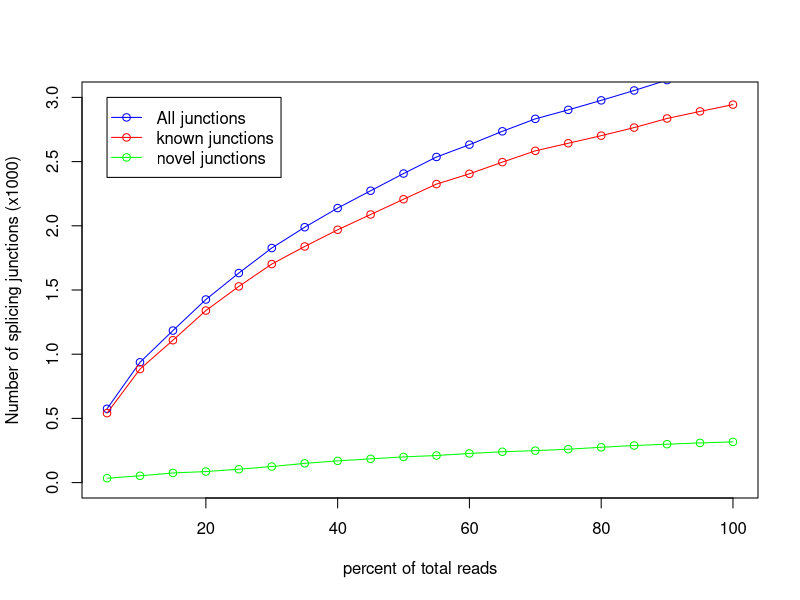

Here is the R script that generated this plot:
pdf('test.junctionSaturation_plot.pdf')
x=c(5,10,15,20,25,30,35,40,45,50,55,60,65,70,75,80,85,90,95,100)
y=c(541,884,1109,1340,1528,1702,1839,1969,2088,2207,2325,2405,2496,2584,2643,2702,2765,2836,2891,2944)
z=c(575,937,1184,1426,1632,1827,1989,2138,2273,2407,2536,2632,2736,2833,2903,2977,3054,3135,3200,3261)
w=c(34,53,75,86,104,125,150,169,185,200,211,227,240,249,260,275,289,299,309,317)
m=max(2,3,0)
n=min(0,0,0)
plot(x,z/1000,xlab='percent of total reads',ylab='Number of splicing junctions (x1000)',type='o',col='blue',ylim=c(n,m))
points(x,y/1000,type='o',col='red')
points(x,w/1000,type='o',col='green')
legend(5,3, legend=c("All junctions","known junctions", "novel junctions"),col=c("blue","red","green"),lwd=1,pch=1)
dev.off()
